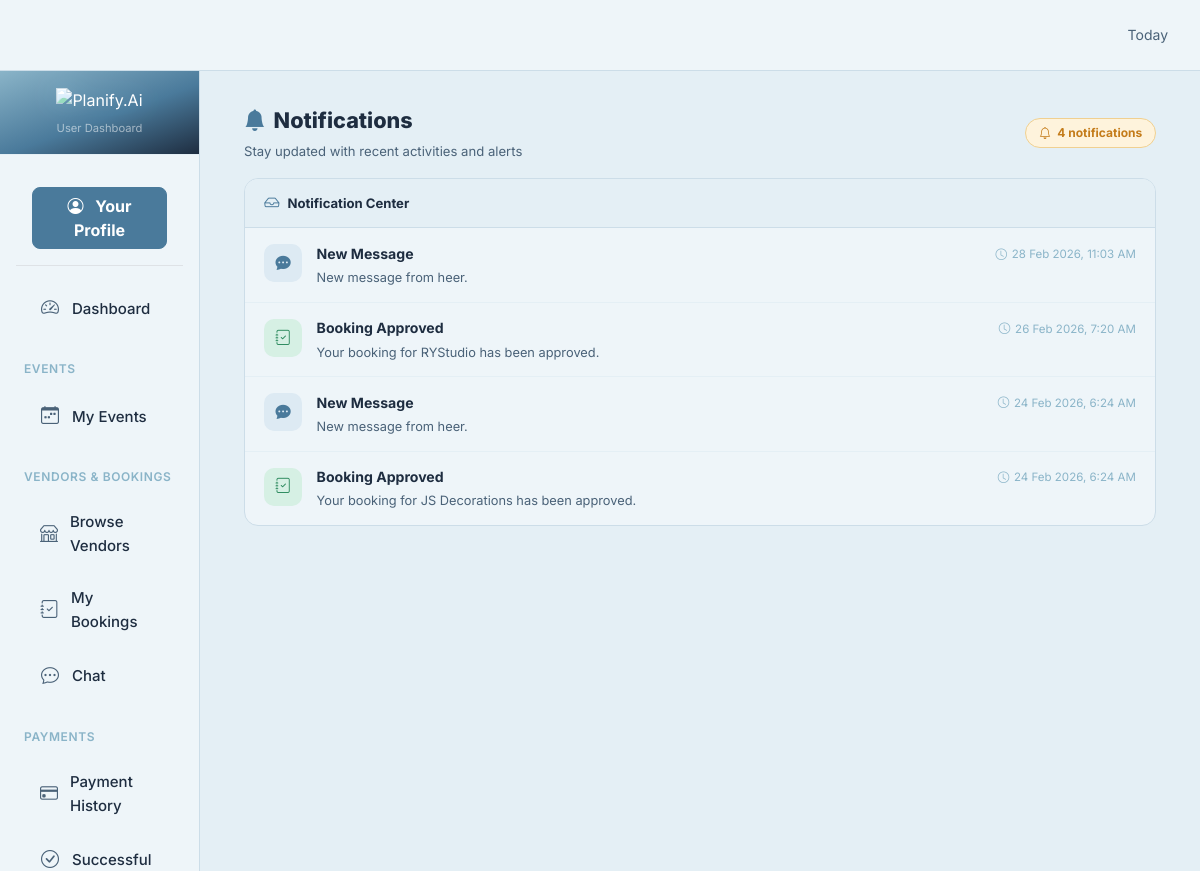
The page /user/notifications/ (signed in) on the database as committed earlier.
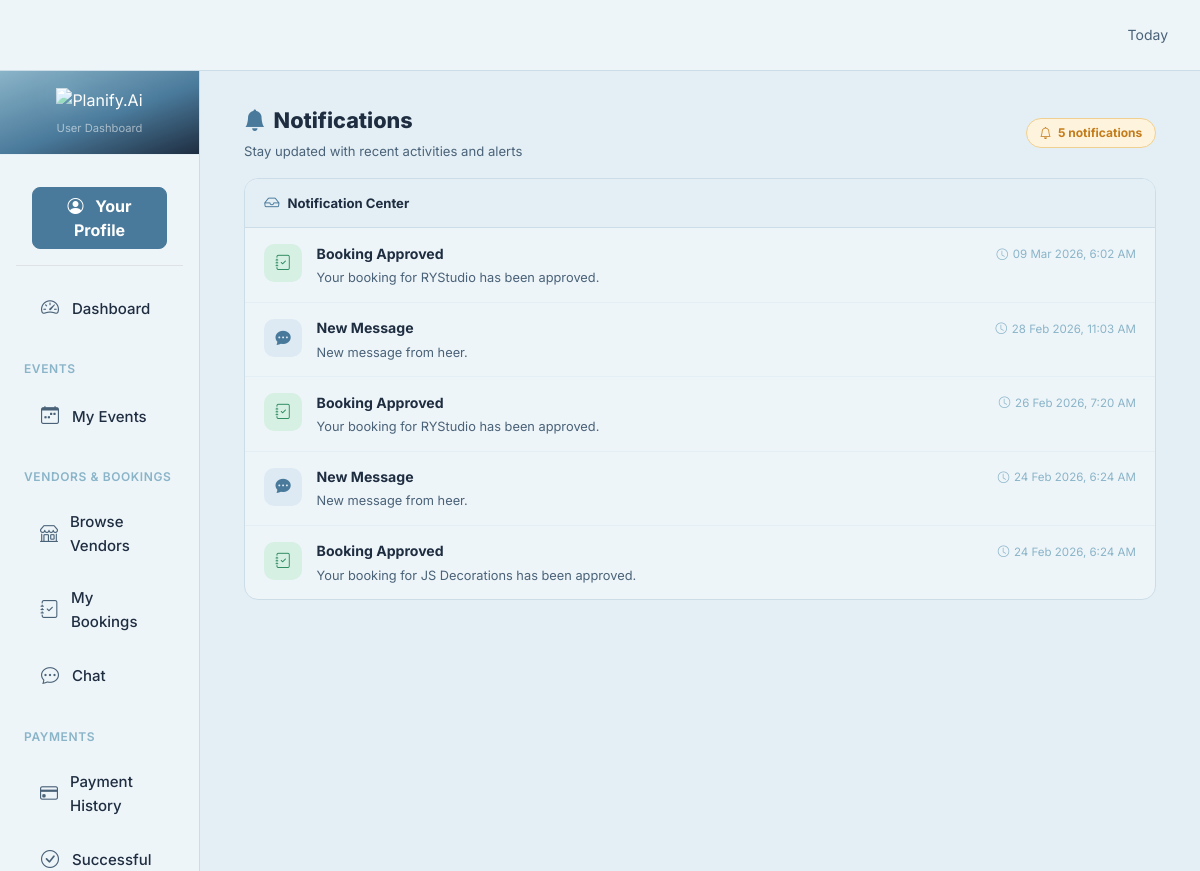
The same page on the database as committed later.
### user/models.py (models this page shows, shortened)
class Notification(models.Model):
    user = models.ForeignKey(
        'account.User',
        on_delete=models.CASCADE,
        related_name='notifications'
    )
    title = models.CharField(max_length=200)
    message = models.TextField()
    is_read = models.BooleanField(default=False)
    created_at = models.DateTimeField(auto_now_add=True)

### user/views.py (the view)
    def wrapper(request, *args, **kwargs):
        user_id = request.session.get('user_id')
        if not user_id:
            return redirect('/login/')
        try:
            User.objects.get(id=user_id)
        except User.DoesNotExist:
            request.session.flush()
            return redirect('/login/')
        return view_func(request, *args, **kwargs)

### event/context_processors.py (called while the page is built, shortened)
def global_app_info(request):
    return {
        'APP_NAME': 'Planify.Ai',
        'APP_LOGO_TEXT': 'PA',                 # Text logo (initials)
        'APP_LOGO_IMAGE': '/static/images/planify_logo.png',   # Image logo (inside static/)
    }

def vendor_stores(request):
    try:
        from vendor.models import Store
        stores = Store.objects.filter(status=True).order_by('store_name')
    except Exception:
        stores = []
    return {
        'all_stores': stores
    }

def vendor_is_photographer(request):
    try:
        user_id = request.session.get('user_id')
        role = request.session.get('role')
    except Exception:
        pass
    return {'is_photographer': False}

def admin_pending_counts(request):
    try:
        role = request.session.get('role')
        if role == 'admin':
            from account.models import User
            pending_vendors = User.objects.filter(
                role__name__iexact='vendor', is_active=False
            ).count()
            return {'admin_pending_vendors': pending_vendors}
    except Exception:
        pass
    return {'admin_pending_vendors': 0}

### template/user/notifications.html (shortened to what this page needs)
{% extends 'user/base.html' %}
{% block content %}
<div class="d-flex flex-wrap justify-content-between align-items-center mb-3">
    <div>
        <div class="page-title">
            <i class="bi bi-bell-fill me-2" style="color:#4A7A9B;"></i>Notifications
        </div>
        <p class="page-sub">Stay updated with recent activities and alerts</p>
    </div>
    {% if notifications %}
    <span class="notif-count {% if notifications %}has-unread{% endif %}">
        <i class="bi bi-bell"></i> {{ notifications|length }} notification{{ notifications|length|pluralize }}
    </span>
    {% endif %}
</div>
<div class="notif-panel">
    <div class="panel-head">
        <div class="panel-head-left">
            <i class="bi bi-inbox"></i>
            <span>Notification Center</span>
        </div>
    </div>
    {% if notifications %}
        {% for n in notifications %}
        <div class="notif-item {% if not n.is_read %}unread{% endif %}">
            <div class="notif-icon
                {% if 'booking' in n.title|lower or 'approved' in n.title|lower or 'confirmed' in n.title|lower %}ni-booking
                {% elif 'message' in n.title|lower or 'chat' in n.title|lower %}ni-message
                {% elif 'payment' in n.title|lower or 'paid' in n.title|lower %}ni-payment
                {% elif 'cancel' in n.title|lower or 'reject' in n.title|lower or 'failed' in n.title|lower %}ni-alert
                {% else %}ni-default{% endif %}">
                <i class="bi
                    {% if 'booking' in n.title|lower or 'approved' in n.title|lower or 'confirmed' in n.title|lower %}bi-journal-check
                    {% elif 'message' in n.title|lower or 'chat' in n.title|lower %}bi-chat-dots-fill
                    {% elif 'payment' in n.title|lower or 'paid' in n.title|lower %}bi-credit-card-fill
                    {% elif 'cancel' in n.title|lower or 'reject' in n.title|lower or 'failed' in n.title|lower %}bi-x-circle-fill
                    {% else %}bi-bell-fill{% endif %}">
                </i>
            </div>
            <div class="notif-body">
                <div class="notif-title">
                    {{ n.title }}
                </div>
                <div class="notif-msg">{{ n.message }}</div>
            </div>
            <div class="notif-time">
                <i class="bi bi-clock"></i>
                {{ n.created_at|date:"d M Y, g:i A" }}
            </div>
        </div>
        {% endfor %}
    {% else %}
    <div class="empty-state">
        <i class="bi bi-bell-slash"></i>
        <h6>All caught up!</h6>
        <p>No notifications available right now.</p>
    </div>
    {% endif %}
</div>
{% endblock %}

Rows that differ between the two databases and show on the page:
added Notification: title "Booking Approved", message "Your booking for RYStudio has been approved.", created_at "09 Mar 2026, 6:02 AM"
Other text that changed with them:
{{ notifications|length }}: "4" → "5"
